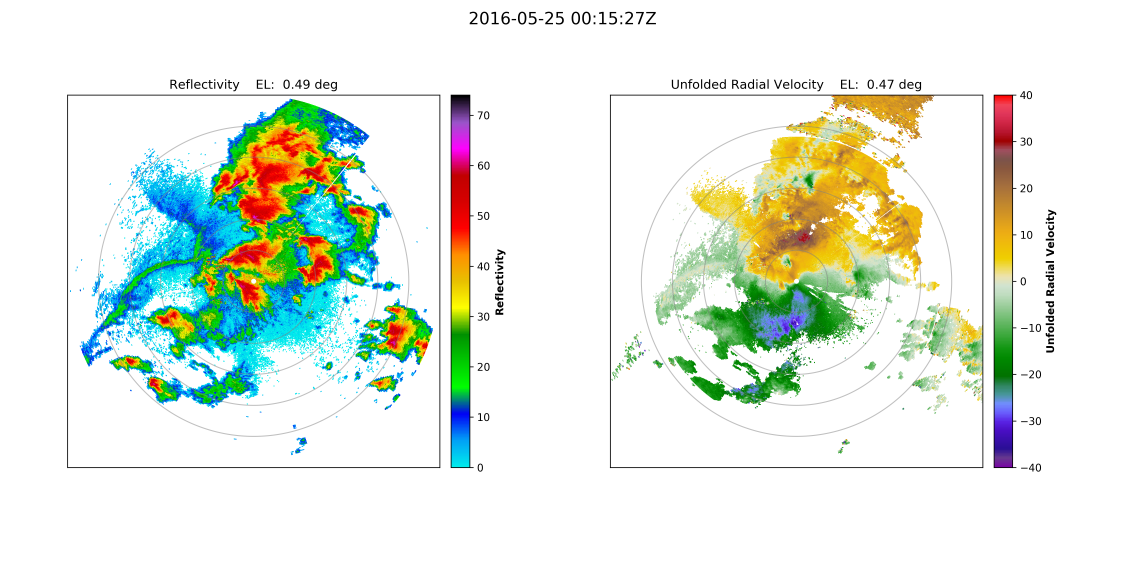
#> input picture KDDC/images/KDDC_20160525_001527_V060.50DEG.png, 4500 x 2250 px (shown at 1/4 size)
$ python -i radar_QC.py   (imports and definitions only)
#> lines starting #> are read from the running program, lines starting #| are printed output that depends on the picture
#######
#
# Based on paper:  https://doi.org/10.1175/JTECH-D-15-0239.1
#
#######

import sys
import numpy as np
import scipy.interpolate
import scipy.ndimage as ndimage
import scipy.spatial
import pyart

_met_signal_mask_value = {"reflectivity": 70., "velocity": 50.}

# Values from Krause (2016) for metsignal values

_min_dbz               = 10.
_spw_filter            = 5.0
_rhv_filter            = 0.90
_zdr_filter            = 2.0

_met_threshold         = 0.90 # Values between 0.6 and 0.8 (Krause 2016)

# This turns debugging info

_verbose_QC = False

########################################################################
# Volume mapping

# [109 lines left out: functions volume_mapping, velocity_unfold, not called in this run]
########################################################################
# Texture defines a std deviation for a rolling window of length=LEN

def texture(input, radius=3, oneD=False):

# oneD flag is used to texture PhiDP along a radial, because it should NOT be a 2D texture
# input_array_dims = [az,range], so texture over second index

# ndimage cannot deal with masked arrays - but can deal with nan's - so replace bad values with nan's

    i2 = input.filled(fill_value=np.nan)

    if len(i2.shape) == 1 or oneD == True:
        kernel = np.ones((radius))/float(radius)
        kernel2 = kernel
    else:
        kernel = np.ones((radius,radius))/float(radius**2)
        kernel2 = kernel

    if len(i2.shape) == 2 and oneD == True:
        std = np.empty_like(input)
        for n in np.arange(i2.shape[0]):
            avg    = scipy.ndimage.filters.convolve(i2[n], kernel2, mode='reflect', origin=0)
            dif    = i2[n] - avg
            c1     = scipy.ndimage.filters.convolve(dif,     kernel, mode='reflect', origin=0)
            c2     = scipy.ndimage.filters.convolve(dif*dif, kernel, mode='reflect', origin=0)
            std[n] = ((c2 - c1*c1)**.5)
    else:

        avg    = scipy.ndimage.filters.convolve(i2,      kernel2, mode='reflect', origin=0)
        dif    = i2 - avg
        c1     = scipy.ndimage.filters.convolve(dif,     kernel, mode='reflect', origin=0)
        c2     = scipy.ndimage.filters.convolve(dif*dif, kernel, mode='reflect', origin=0)
        std    = ((c2 - c1*c1)**.5)

    return np.ma.array(std, mask=np.isnan(std))

########################################################################
# Trap4 point

# [218 lines left out: functions trap4point, MetSignal, volume_prep, not called in this run]

>>> import cv2
>>> picture = cv2.imread('KDDC/images/KDDC_20160525_001527_V060.50DEG.png', cv2.IMREAD_GRAYSCALE)
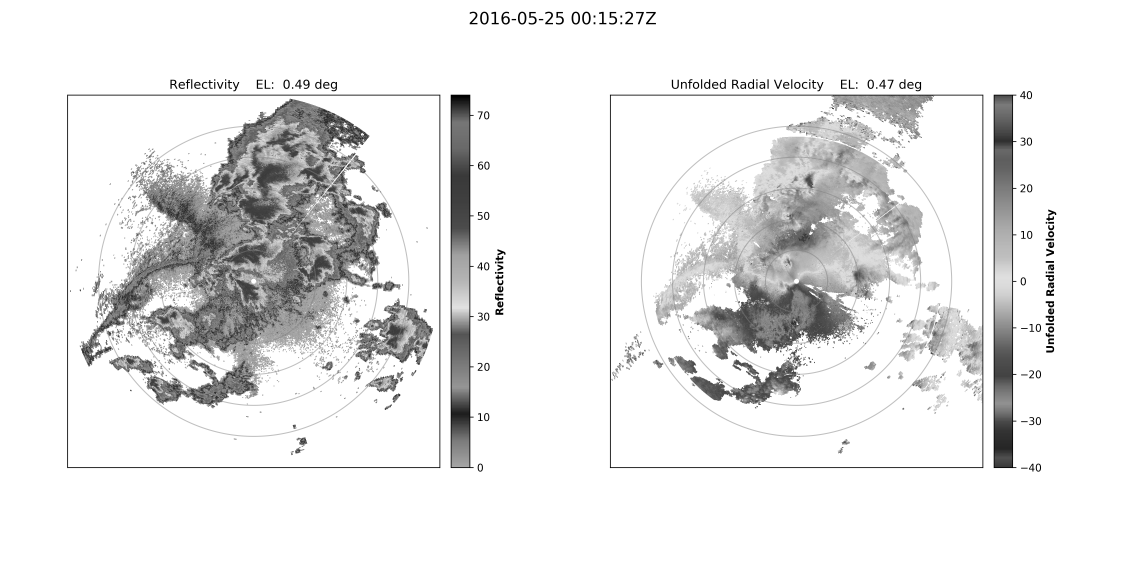
#> picture: shape (2250, 4500) (shown at 1/4 size); min 0, max 255, mean 232.2
>>> result = texture(picture)
#> (the run stopped early here; a loop or call above may not have finished)
